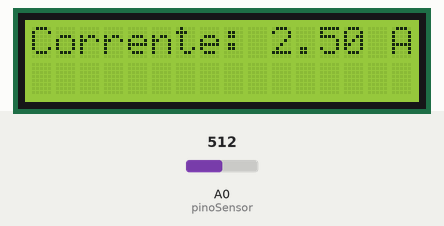
This sketch was run on a simulated Arduino Uno, built with avr-gcc and run on an emulated ATmega328P. Parts: 16×2 character LCD. Inputs (shaded band) come from the test bench; at power-on: A0 (pinoSensor) = 512.

Above: at 3.2 s.
3.3 s: A0 (pinoSensor) set to 716
At 4.1 s:
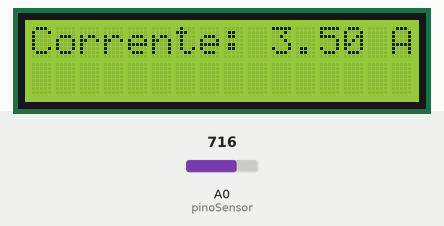
5.1 s: A0 (pinoSensor) set to 900
At 5.8 s:
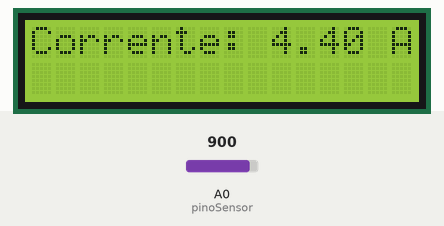
6.7 s: A0 (pinoSensor) set to 1023
At 7.5 s:
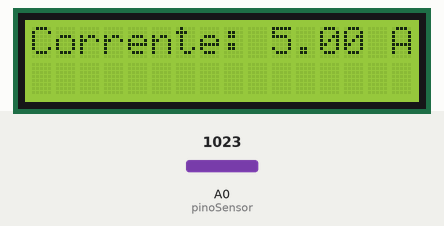
Timing chart, 0 to 9.7 s (numbered marks = the images above; inputs shaded):
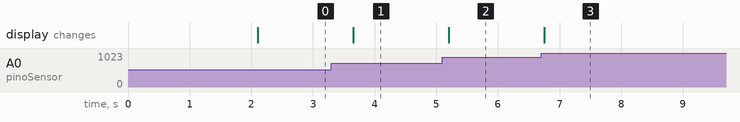

Measured:
- after the input at 3.3 s, the display: changes after 0.35 s (image 1)
- after the input at 5.1 s, the display: changes after 0.10 s (image 2)
- after the input at 6.7 s, the display: changes after 0.05 s (image 3)

The sketch:

Codigo_Corrente-LCD.ino
```cpp
/*
 * Programa: Leitor de Corrente com Display LCD 16x2 I2C
 * Placa: Arduino Uno R3
 * Pino analógico: A0
 * Display I2C: SDA -> A4, SCL -> A5
 * Canal Eletronica e Tecnologia
 * Este programa lê a tensão no pino A0 e exibe como Corrente no display LCD 16x2
 */

#include <Wire.h>              // Biblioteca para comunicação I2C
#include <LiquidCrystal_I2C.h> // Biblioteca para controle do LCD I2C

// Configuração do LCD I2C
// Endereço I2C comum: 0x27 ou 0x3F (teste qual funciona no seu módulo)
LiquidCrystal_I2C lcd(0x27, 16, 2);  // Endereço 0x27, 16 colunas, 2 linhas

// Pino onde será feita a leitura analógica
const int pinoSensor = A0;

// Variáveis para armazenar os valores
int valorAnalogico = 0;      // Valor digital de 0 a 1023
float xCorrente = 0.0;          // Tensão calculada em Volts

void setup() {
  // Inicializa o display LCD
  lcd.init();           // Inicializa o LCD
  lcd.backlight();      // Liga a luz de fundo do LCD
  lcd.clear();          // Limpa qualquer caractere residual

  // Exibe mensagem inicial no LCD
  lcd.setCursor(2, 0);        // Coluna 2, Linha 0 (primeira linha)
  lcd.print("Leitor de");     // Linha 1: "Leitor de"
  lcd.setCursor(0, 1);        // Coluna 0, Linha 1 (segunda linha)
  lcd.print("Corrente ");     // Linha 2: "Corrente"

  // Aguarda 2 segundos para o usuário ler a mensagem inicial
  delay(2000);

  // Limpa a tela para começar as leituras
  lcd.clear();
}

void loop() {
  // Passo 1: Ler o valor analógico do pino A0
  // O analogRead() retorna um valor entre 0 e 1023 (10 bits de resolução)
  valorAnalogico = analogRead(pinoSensor);

  // Passo 2: Converter o valor lido para tensão (0V a 5V)
  // Fórmula: tensão = (valorAnalogico * 5.0) / 1023.0
  xCorrente = (valorAnalogico * 5.0) / 1023.0;

  // Passo 3: Exibir a corente no display LCD

  // Posiciona o cursor na primeira linha, coluna 0
  lcd.setCursor(0, 0);
  lcd.print("Corrente: ");
  lcd.print(xCorrente, 2);      // Exibe com 2 casas decimais
  lcd.print(" A");           // Adiciona a unidade "A" (Ampères)

  // Passo 4: Aguardar um pequeno intervalo antes da próxima leitura
  // Atraso de 500ms (0,5 segundo) para não sobrecarregar o display
  delay(500);
}
```
